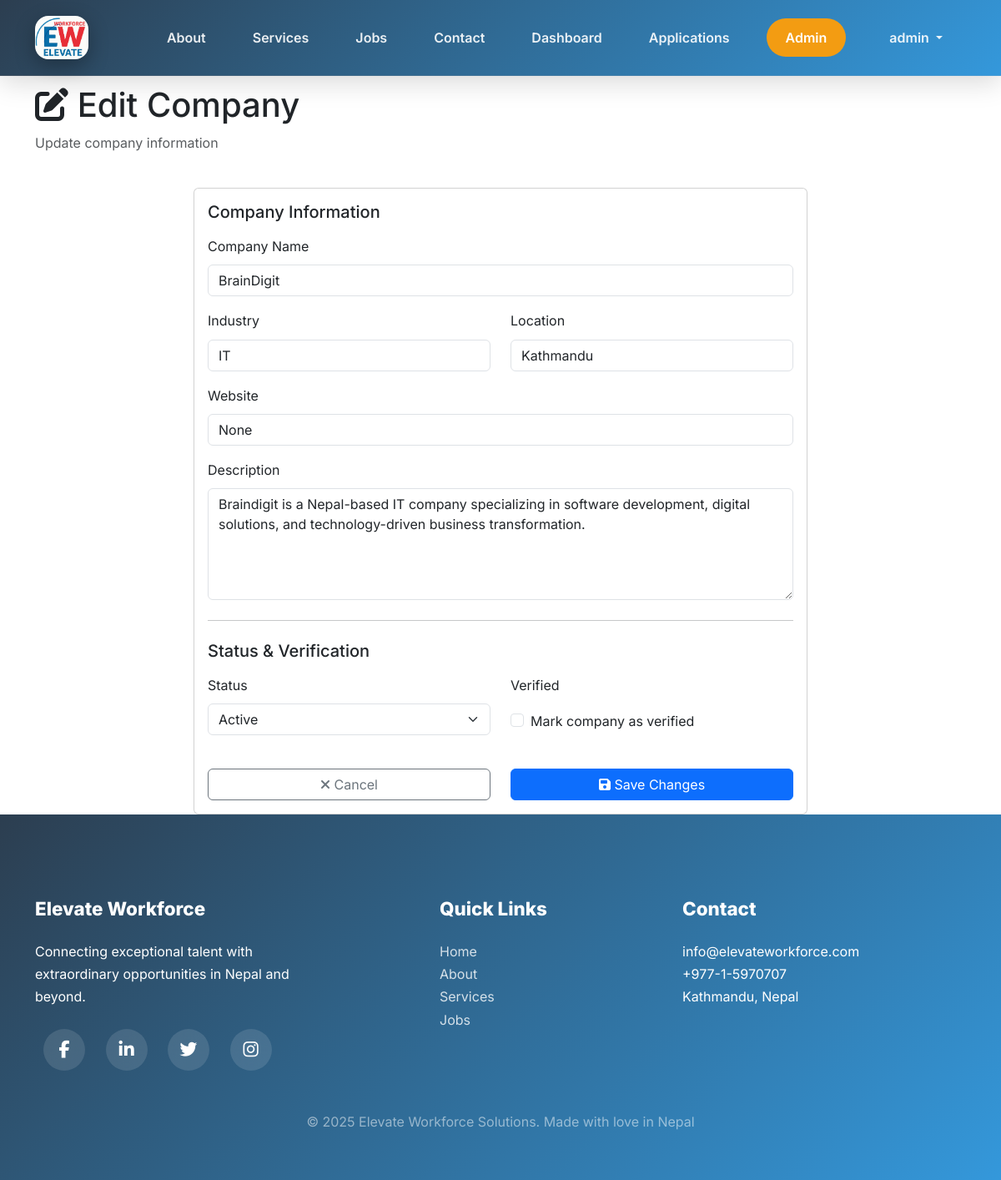
The app's page /accounts/admin/companies/5/edit/ (signed in) with its own data.
### accounts/models.py (models this page shows, shortened)
class User(AbstractUser):
    USER_ROLE_CHOICES = (
        ('job_seeker', 'Job Seeker'),
        ('company', 'Company'),
    )
    role = models.CharField(max_length=20, choices=USER_ROLE_CHOICES, default='job_seeker')
    phone_number = models.CharField(max_length=15, blank=True, null=True)
    is_active = models.BooleanField(default=True)
    created_at = models.DateTimeField(auto_now_add=True)
    updated_at = models.DateTimeField(auto_now=True)
    groups = models.ManyToManyField(
        'auth.Group',
        related_name='custom_user_groups',
        blank=True,
        help_text='The groups this user belongs to.'
    )
    user_permissions = models.ManyToManyField(
        'auth.Permission',
        related_name='custom_user_permissions',
        blank=True,
        help_text='Specific permissions for this user.'
    )
    class Meta:
        db_table = 'users'
        verbose_name_plural = 'Users'
        ordering = ['-created_at']
    def is_job_seeker(self):
        return self.role == 'job_seeker'

### companies/models.py (models this page shows, shortened)
class Company(models.Model):
    COMPANY_STATUS_CHOICES = (
        ('active', 'Active'),
        ('inactive', 'Inactive'),
        ('suspended', 'Suspended'),
    )
    user = models.OneToOneField(User, on_delete=models.CASCADE, related_name='company_profile')
    company_name = models.CharField(max_length=255, unique=True)
    description = models.TextField()
    website = models.URLField(blank=True, null=True)
    industry = models.CharField(max_length=100)
    location = models.CharField(max_length=255)
    company_size = models.CharField(max_length=50, blank=True, null=True)
    logo = models.ImageField(upload_to='company_logos/', blank=True, null=True)
    status = models.CharField(max_length=20, choices=COMPANY_STATUS_CHOICES, default='active')
    verified = models.BooleanField(default=False)
    created_at = models.DateTimeField(auto_now_add=True)
    updated_at = models.DateTimeField(auto_now=True)
    class Meta:
        db_table = 'companies'
        verbose_name_plural = 'Companies'
        ordering = ['-created_at']

### accounts/admin_views.py (the view, shortened to what this page needs)
# urls.py: path('admin/companies/<int:pk>/edit/', admin_views.edit_company, name='edit_company'),
@login_required(login_url='accounts:login')
@user_passes_test(is_admin, login_url='accounts:login')
@require_http_methods(["GET", "POST"])
def edit_company(request, pk):
    company = get_object_or_404(Company, pk=pk)
    context = {
        'company': company,
    }
    return render(request, 'admin/edit_company.html', context)

### accounts/admin_views.py (called while the page is built)
def is_admin(user):
    return user.is_superuser and user.is_staff

### templates/admin/edit_company.html (shortened to what this page needs)
{% extends 'base.html' %}
{% block content %}
<div class="container">
    <div class="row mb-4">
        <div class="col-md-12">
            <h1><i class="fas fa-edit"></i> Edit Company</h1>
            <p class="text-muted">Update company information</p>
        </div>
    </div>
    <div class="row">
        <div class="col-lg-8 mx-auto">
            <div class="card">
                <div class="card-body">
                    <form method="post">
                        <h5 class="mb-3">Company Information</h5>
                        <div class="mb-3">
                            <label for="company_name" class="form-label">Company Name</label>
                            <input type="text" id="company_name" name="company_name" class="form-control" value="{{ company.company_name }}" required>
                        </div>
                        <div class="row">
                            <div class="col-md-6 mb-3">
                                <label for="industry" class="form-label">Industry</label>
                                <input type="text" id="industry" name="industry" class="form-control" value="{{ company.industry }}">
                            </div>
                            <div class="col-md-6 mb-3">
                                <label for="location" class="form-label">Location</label>
                                <input type="text" id="location" name="location" class="form-control" value="{{ company.location }}">
                            </div>
                        </div>
                        <div class="mb-3">
                            <label for="website" class="form-label">Website</label>
                            <input type="url" id="website" name="website" class="form-control" value="{{ company.website }}">
                        </div>
                        <div class="mb-3">
                            <label for="description" class="form-label">Description</label>
                            <textarea id="description" name="description" class="form-control" rows="5">{{ company.description }}</textarea>
                        </div>
                        <hr class="my-4">
                        <h5 class="mb-3">Status & Verification</h5>
                        <div class="row">
                            <div class="col-md-6 mb-3">
                                <label for="status" class="form-label">Status</label>
                                <select id="status" name="status" class="form-select">
                                    <option value="active" {% if company.status == 'active' %}selected{% endif %}>Active</option>
                                </select>
                            </div>
                            <div class="col-md-6 mb-3">
                                <label class="form-label">Verified</label>
                                <div class="form-check mt-2">
                                    <input type="checkbox" id="verified" name="verified" class="form-check-input" {% if company.verified %}checked{% endif %}>
                                    <label class="form-check-label" for="verified">
                                        Mark company as verified
                                    </label>
                                </div>
                            </div>
                        </div>
                        <div class="row mt-4">
                            <div class="col-md-6">
                                <a href="{% url 'accounts:manage_companies' %}" class="btn btn-outline-secondary w-100">
                                    <i class="fas fa-times"></i> Cancel
                                </a>
                            </div>
                            <div class="col-md-6">
                                <button type="submit" class="btn btn-primary w-100">
                                    <i class="fas fa-save"></i> Save Changes
                                </button>
                            </div>
                        </div>
                    </form>
                </div>
            </div>
        </div>
    </div>
</div>
{% endblock %}

### templates/base.html (shortened to what this page needs)
<!DOCTYPE html>
<html lang="en">
<head>
    {% load static %}
    <link href="https://cdn.jsdelivr.net/npm/bootstrap@5.3.3/dist/css/bootstrap.min.css" rel="stylesheet">
    <link rel="stylesheet" href="https://cdnjs.cloudflare.com/ajax/libs/font-awesome/6.6.0/css/all.min.css">
</head>
<body>
    <nav class="navbar navbar-expand-lg navbar-dark fixed-top">
        <div class="container">
            <a class="navbar-brand" href="{% url 'home' %}">
                <img src="{% static 'images/logo1.png' %}" alt="Elevate Logo" height="52" width="90">
            </a>
            <div class="collapse navbar-collapse" id="navbarNav">
                <ul class="navbar-nav ms-auto align-items-center">
                    <li class="nav-item"><a class="nav-link" href="{% url 'about' %}">About</a></li>
                    <li class="nav-item"><a class="nav-link" href="{% url 'services' %}">Services</a></li>
                    <li class="nav-item"><a class="nav-link" href="{% url 'jobs:job_list' %}">Jobs</a></li>
                    <li class="nav-item"><a class="nav-link" href="{% url 'contact' %}">Contact</a></li>
                    {% if user.is_authenticated %}
                        {% if user.is_job_seeker %}
                        <li class="nav-item"><a class="nav-link" href="{% url 'accounts:job_seeker_dashboard' %}">Dashboard</a></li>
                        <li class="nav-item"><a class="nav-link" href="{% url 'application:my_applications' %}">Applications</a></li>
                        {% endif %}
                        {% if user.is_superuser %}
                        <li class="nav-item ms-3">
                            <a class="btn btn-admin" href="{% url 'accounts:admin_dashboard' %}">
                                Admin
                            </a>
                        </li>
                        {% endif %}
                        <li class="nav-item dropdown ms-4">
                            <a class="nav-link dropdown-toggle" href="#" role="button" data-bs-toggle="dropdown">
                                {{ user.username }}
                            </a>
                        </li>
                    {% else %}
                        <li class="nav-item"><a class="nav-link" href="{% url 'accounts:login' %}">Login</a></li>
                        <li class="nav-item"><a class="nav-link" href="{% url 'accounts:register' %}">Register</a></li>
                    {% endif %}
                </ul>
            </div>
    </nav>
    <div class="container mt-5 pt-4">
    </div>
    <div class="main-container">
        {% block content %}{% endblock %}
    </div>
    <footer>
        <div class="container">
            <div class="row g-5">
                <div class="col-lg-4">
                    <h5>Elevate Workforce</h5>
                    <p>Connecting exceptional talent with extraordinary opportunities in Nepal and beyond.</p>
                    <div class="footer-social mt-4">
                        <a href="#" title="Facebook"><i class="fab fa-facebook-f"></i></a>
                        <a href="#" title="LinkedIn"><i class="fab fa-linkedin-in"></i></a>
                        <a href="#" title="Twitter"><i class="fab fa-twitter"></i></a>
                        <a href="#" title="Instagram"><i class="fab fa-instagram"></i></a>
                    </div>
                </div>
                <div class="col-lg-3 offset-lg-1">
                    <h5>Quick Links</h5>
                    <ul class="list-unstyled">
                        <li><a href="{% url 'home' %}">Home</a></li>
                        <li><a href="{% url 'about' %}">About</a></li>
                        <li><a href="{% url 'services' %}">Services</a></li>
                        <li><a href="{% url 'jobs:job_list' %}">Jobs</a></li>
                    </ul>
                </div>
                <div class="col-lg-4">
                    <h5>Contact</h5>
                    <p>
                        info@elevateworkforce.com<br>
                        +977-1-5970707<br>
                        Kathmandu, Nepal
                    </p>
                </div>
            </div>
            <div class="text-center mt-5">
                <p class="footer-copyright">&copy; 2025 Elevate Workforce Solutions. Made with love in Nepal</p>
            </div>
        </div>
    </footer>
</body>
</html>

### templates/base.html (style rules this page uses)
:root { --primary: #3498db; --primary-dark: #2980b9; --dark: #2c3e50; --light: #f8f9fa; --gradient: linear-gradient(135deg, #2c3e50 0%, #3498db 100%); }
* { margin: 0; padding: 0; box-sizing: border-box; }
body { font-family: 'Inter', sans-serif; background: #fff; line-height: 1.7; overflow-x: hidden; }
.navbar { background: var(--gradient) !important; -webkit-backdrop-filter: blur(20px); backdrop-filter: blur(20px); padding: 1.2rem 0; box-shadow: 0 8px 32px rgba(0,0,0,0.15); border-bottom: 1px solid rgba(255,255,255,0.1); transition: all 0.4s ease; z-index: 1030; }
.navbar-brand { display: flex; align-items: center; font-weight: 900; color: white !important; text-decoration: none; padding: 0 !important; }
.navbar-brand img { height: 52px; width: auto; border-radius: 16px; box-shadow: 0 8px 25px rgba(0,0,0,0.3); transition: all 0.4s ease; margin-right: 14px; }
.nav-link { color: rgba(255,255,255,0.9) !important; font-weight: 600; margin: 0 8px; padding: 10px 20px !important; border-radius: 50px; transition: all 0.4s ease; }
.btn-admin { background: #f39c12; color: white !important; border-radius: 50px; padding: 10px 22px !important; font-weight: 600; }
footer { background: var(--gradient); color: white; padding: 100px 0 40px; position: relative; overflow: hidden; }
footer::before { content: ''; position: absolute; top: 0; left: 0; right: 0; bottom: 0; background: url('https://images.unsplash.com/photo-1557682250-33bd709cbe85?w=1920') center/cover; opacity: 0.08; z-index: 0; }
footer * { position: relative; z-index: 1; }
footer h5 { font-weight: 800; font-size: 1.4rem; margin-bottom: 24px; }
footer a { color: rgba(255,255,255,0.8); text-decoration: none; transition: all 0.3s ease; }
.footer-social a { display: inline-flex; width: 50px; height: 50px; background: rgba(255,255,255,0.12); color: white; border-radius: 50%; align-items: center; justify-content: center; margin: 0 10px; font-size: 1.3rem; transition: all 0.4s ease; -webkit-backdrop-filter: blur(10px); backdrop-filter: blur(10px); }
.main-container { min-height: calc(100vh - 120px); padding-top: 30px; }
.footer-copyright { color: rgba(255,255,255,0.5); }

### records on screen
User: username "admin"
Company: company_name "BrainDigit", industry "IT", location "Kathmandu", website "None", description "Braindigit is a Nepal-based IT company specializing in software development, digital solutions, and technology-driven business transformation.", status "Active"
